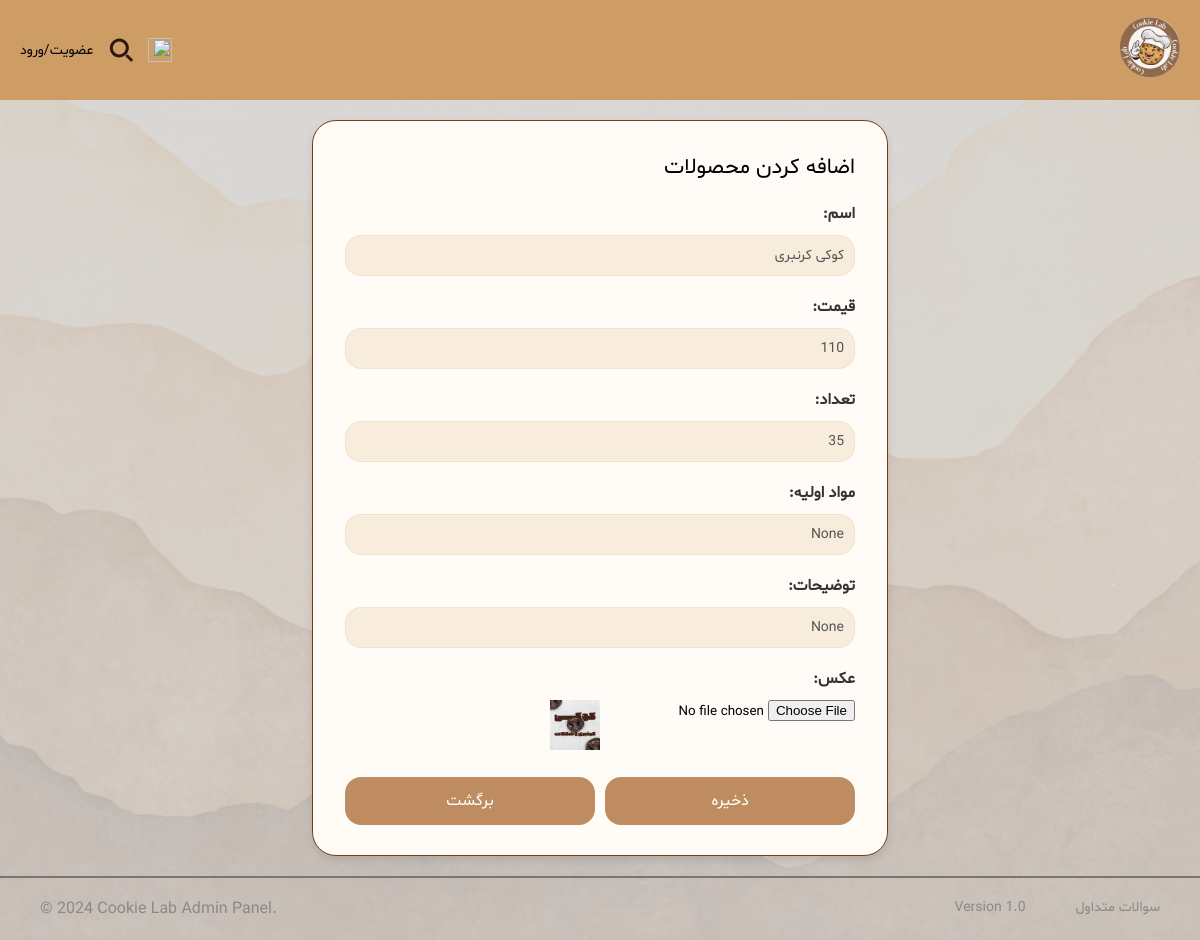
The app's page /products/edit/2/, older data.
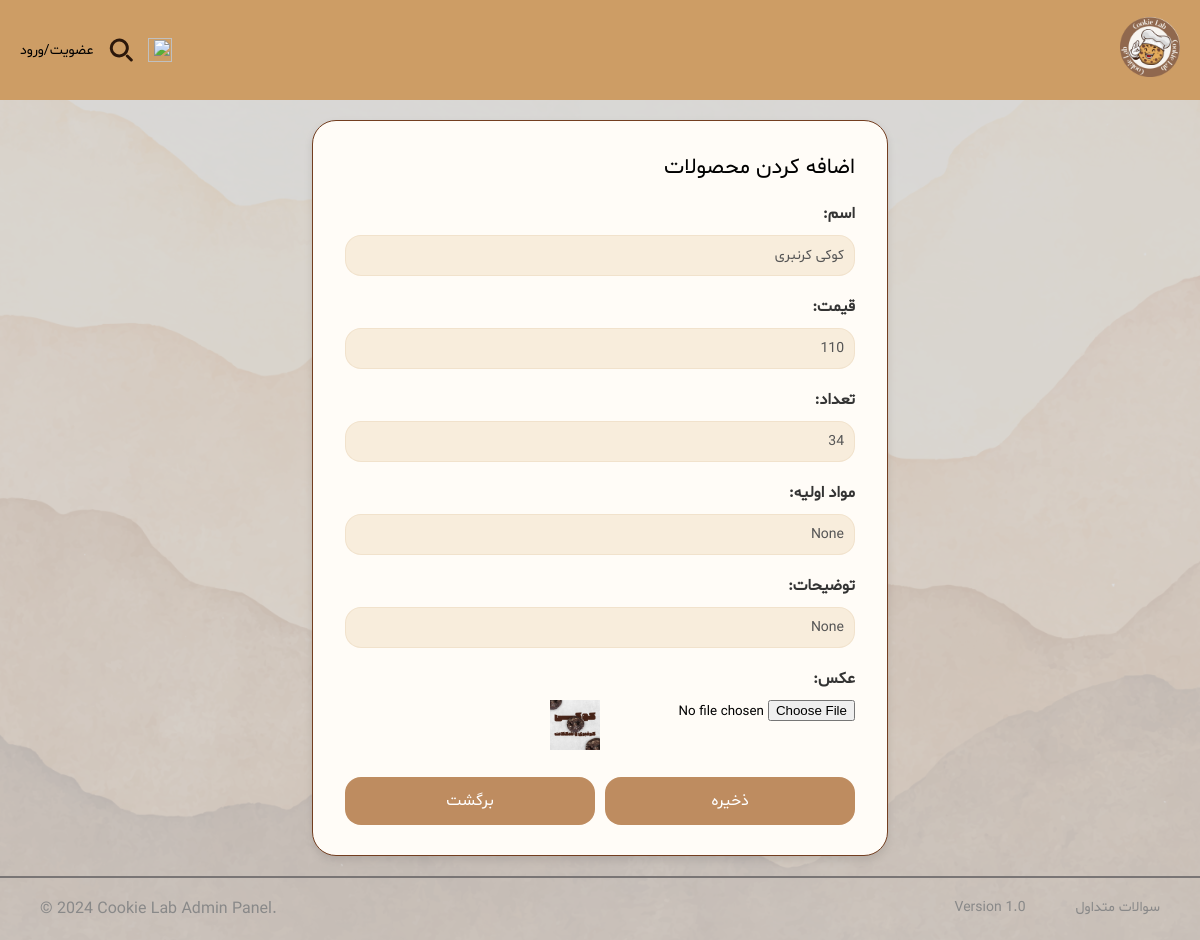
The same page, newer data.
### shop/models.py (models this page shows, shortened)
class Product(models.Model):
    name = models.CharField(max_length=100)
    price = models.PositiveIntegerField()
    quantity = models.PositiveIntegerField()
    image = models.ImageField(upload_to='images', null=True, blank=True)  # Image field added
    ingredient= models.CharField(max_length=500,null=True, blank=True)
    description=models.CharField(max_length=1000,null=True, blank=True)

### shop/views.py (the view, shortened to what this page needs)
# urls.py: path('products/edit/<int:pk>/', views.product_edit, name='product_edit'),  # Edit product
def product_edit(request, pk):
    product = get_object_or_404(Product, pk=pk)
    return render(request, 'shop/product_edit.html', {'product': product, 'title': 'ویرایش محصول'})

### shop/templates/shop/product_edit.html (shortened to what this page needs)
{% load static %}
<!DOCTYPE html>
<html lang="fa">
<head>
    <link rel="stylesheet" href="{% static 'add_product.css' %}">
</head>
<body>
<header>
    <nav class="navbar_logo">
        <div class="menu">
           <a class="link_logo" href="{% url 'home' %}">
                 <img class="MiniLogo" src="{% static 'Pictures/logo_cropped.png' %}"/>
            </a>
        </div>
        <div class="navbar">
            <a class="enter" href="{% url 'cart' %}">
                <img class="cart" src="{% static 'Pictures/cart.png' %}" width="24px" height="24px"/>
            </a>
            <img class="search" src="{% static 'Pictures/search.svg' %}" width="24px" height="24px"/>
            {% if not user.is_authenticated %}
            <a class="enter" href="{% url 'login' %}">
                عضویت/ورود
            </a>
            {% endif %}
        </div>
    </nav>
</header>
<main>
<div class="container">
    <div class="card">
        <div class="title_add">
            <p>اضافه کردن محصولات</p>
        </div>
   <form method="post" enctype="multipart/form-data">
    <label for="product_name">اسم:</label>
    <input type="text" name="product_name" class="product_input" required placeholder="اسم محصول" value="{{ product.name }}">
    <label for="product_price">قیمت:</label>
    <input type="number" name="product_price" class="product_input" required placeholder="قیمت محصول" value="{{ product.price }}">
    <label for="product_quantity">تعداد:</label>
    <input type="number" name="product_quantity" class="product_input" required placeholder="تعداد محصول" value="{{ product.quantity }}">
    <label for="product_materials">مواد اولیه:</label>
    <input type="text" name="product_materials" class="product_input" placeholder="مواد اولیه محصول" value="{{ product.ingredient }}">
    <label for="product_description">توضیحات:</label>
    <input type="text" name="product_description" class="product_input" rows="4" placeholder="توضیحات محصول" value="{{ product.description }}">
    <label for="product_image">عکس:</label>
    <div class="file-input">
        <input type="file" name="product_image" id="product_image" accept="image/*">
        {% if product.image %}
        <div>
            <img src="{{ product.image.url }}" alt="Current product image" width="50px" height="50px">
        </div>
    {% endif %}
    </div>
    <div class="button-group">
        <button type="submit" class="login-btn">ذخیره</button>
        <a href="{% url 'product_list' %}" class="signup-btn">برگشت</a>
    </div>
</form>
    </div>
</div>
</main>
<footer>
  <div class="footer-content2">
      <div class="footer-content">
          <p>سوالات متداول</p>
      <p>Version 1.0</p>
      </div>
    <p id="copyright">© 2024 Cookie Lab Admin Panel. </p>
  </div>
</footer>
</body>
</html>

Row changes from the older to the newer data that the page shows:
changed Product "کوکی کرنبری": product_quantity "35" → "34"
